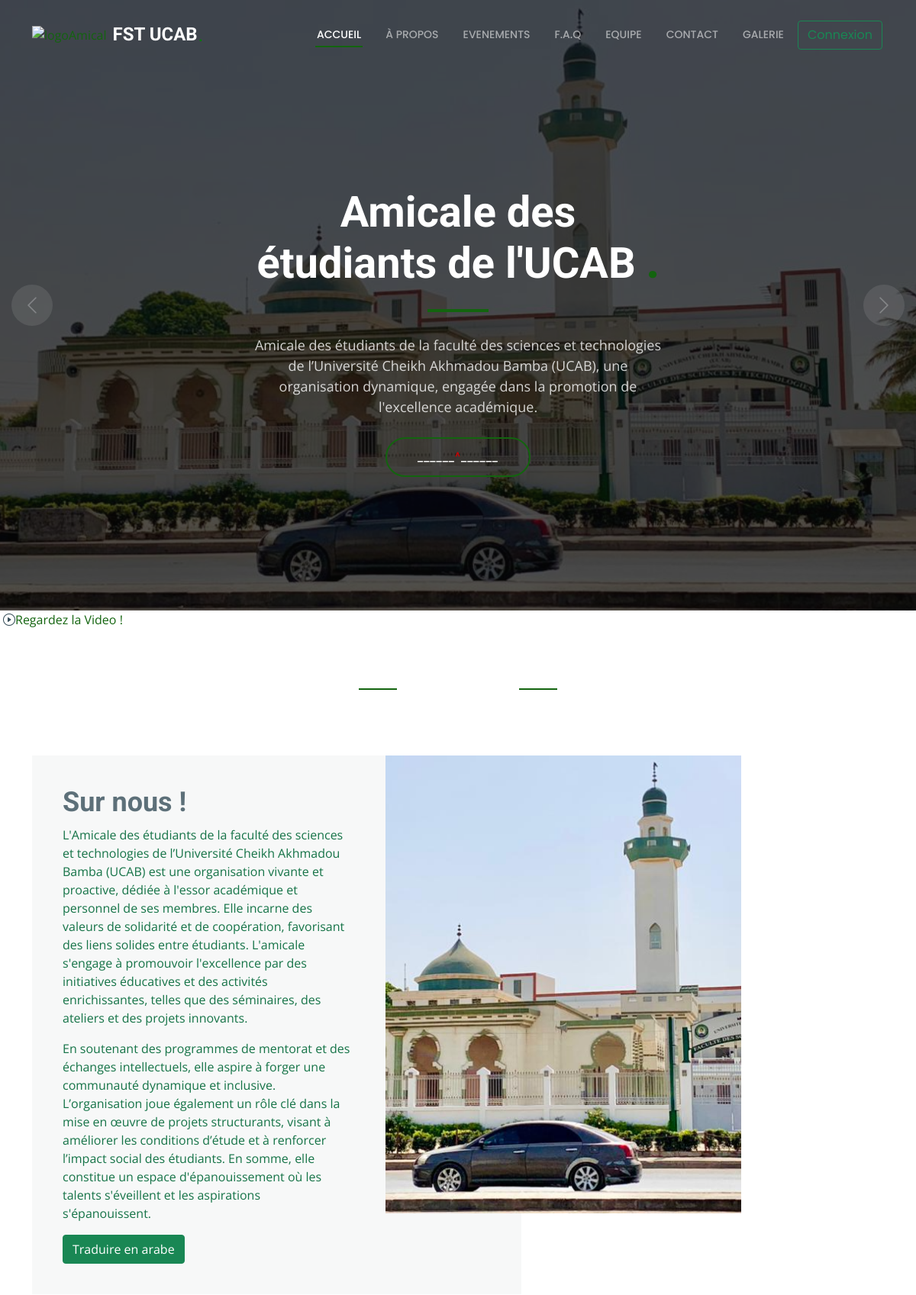
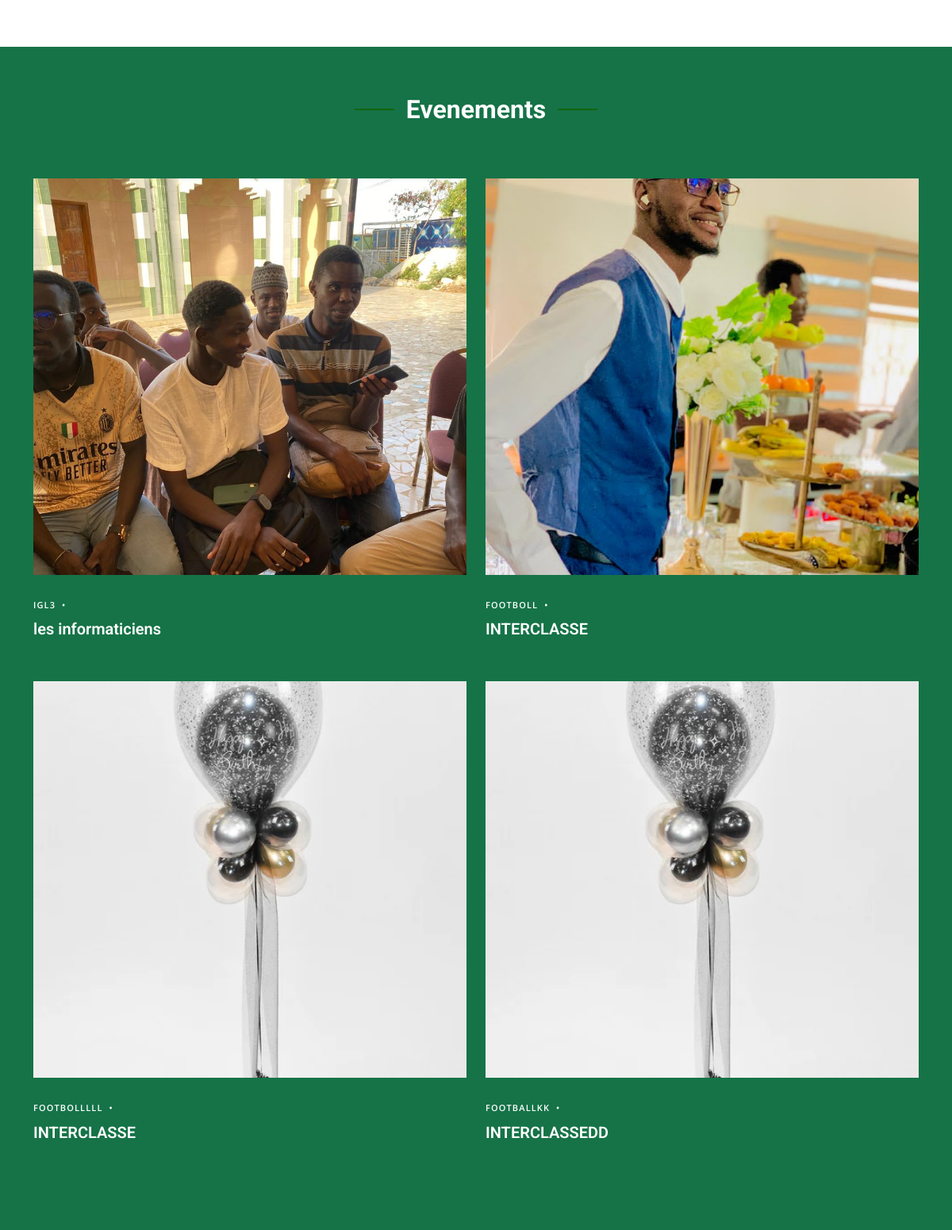
The page / (upper part) on the database its author committed (2 pictures, top to bottom).
### tables this page shows
CREATE TABLE `evenments` (
  `id_evenment` int(11) NOT NULL,
  `nom` varchar(100) NOT NULL,
  `description` text NOT NULL,
  `photo` varchar(100) NOT NULL,
  `etat` int(11) NOT NULL DEFAULT 1,
  `created_at` datetime DEFAULT NULL,
  `updated_at` datetime DEFAULT NULL,
  `deleted_at` datetime DEFAULT NULL,
  `created_by` int(11) DEFAULT NULL,
  `updated_by` int(11) DEFAULT NULL,
  `deleted_by` int(11) DEFAULT NULL
);

### model/db.php (called while the page is built)
<?php
    function getConnexion()
    {
        $host = "localhost";
        $dbname = "ucab_amical";
        $user = "root";
        $password = "";
        $dsn = "mysql:host=$host; dbname=$dbname;";
        try {
            $db = new PDO($dsn, $user, $password);
        } catch (PDOException $error) {
            die("Erreur de connexion a la base de donnees :" . $error->getMessage());
        }
        return $db;
    }
?>

### model/evenmentDB.php (called while the page is built, shortened)
<?php
require_once("db.php") ;
function getAllEvenment()
{
$requete = "SELECT * FROM evenments WHERE etat = 1";
try {
return getConnexion()->query($requete);
} catch (PDOException $error) {
die("Erreur lors de la recuperation de la liste des evennements :" . $error->getMessage());
}
}
?>

### view/sections/vitrine/evenements.php (the view, shortened to what this page needs)
<?php
require_once(__DIR__ . "/../../../model/evenmentDB.php");
$listeEvenments = getAllEvenment()->fetchAll();
?>
<section id="trending-category" class="trending-category section">
        <div class="section-title">
            <h2>Evenements</h2>
        </div>
    <div class="container" data-aos="fade-up" data-aos-delay="100">
        <div class="row">
            <?php
            foreach ($listeEvenments as $evenment) {
            ?>
            <div class="col-lg-6 mb-4">
                <div class="post-entry">
                    <a href="#">
                        <img src="public/images/<?= $evenment['photo']?>" alt="" class="img-fluid"
                            style="width: 640px; height: 500px; object-fit: cover;">
                    </a>
                    <div class="post-meta">
                        <span class="date"><?= $evenment['nom']?></span>
                        <span class="mx-1">•</span>
                    </div>
                    <h2><?= $evenment['description']?></h2>
                </div>
            </div>
            <?php
            }
            ?>
        </div>
    </div>
</section>

### UpConstruction/assets/css/main.css (style rules this page uses)
:root { --default-font: "Open Sans", system-ui, -apple-system, "Segoe UI", Roboto, "Helvetica Neue", Arial, "Noto Sans", "Liberation Sans", sans-serif, "Apple Color Emoji", "Segoe UI Emoji", "Segoe UI Symbol", "Noto Color Emoji"; --heading-font: "Roboto", sans-serif; --nav-font: "Poppins", sans-serif; }
:root { --background-color: #ffffff; --default-color: #364d59; --heading-color: #52565e; --accent-color: #13640F; --surface-color: #ffffff; --contrast-color: #ffffff; }
:root { --nav-color: rgba(255, 255, 255, 0.55); --nav-hover-color: #ffffff; --nav-mobile-background-color: #ffffff; --nav-dropdown-background-color: #ffffff; --nav-dropdown-color: #212529; --nav-dropdown-hover-color: #13640F; }
:root { scroll-behavior: smooth; }
body { color: var(--default-color); background-color: var(--background-color); font-family: var(--default-font); }
a { color: var(--accent-color); text-decoration: none; transition: 0.3s; }
h1, h2, h3, h4, h5, h6 { color: var(--heading-color); font-family: var(--heading-font); }
section, .section { color: var(--default-color); background-color: var(--background-color); padding: 60px 0; scroll-margin-top: 92px; overflow: clip; }
.section-title { text-align: center; padding-bottom: 60px; position: relative; }
.section-title h2 { font-size: 32px; font-weight: 700; position: relative; }
.section-title h2:before, .section-title h2:after { content: ""; width: 50px; height: 2px; background: var(--accent-color); display: inline-block; }
.section-title h2:before { margin: 0 15px 10px 0; }
.section-title h2:after { margin: 0 0 10px 15px; }

### view/sections/vitrine/evenements.php (style rules this page uses)
.trending-category { background-color: #157347; }
.trending-category h2, span { color: white; }
.trending-category .post-entry { margin-bottom: 30px; }
.trending-category .post-entry img { margin-bottom: 30px; }
.trending-category .post-entry h2 { margin-bottom: 20px; font-size: 20px; font-weight: 600; line-height: 1.2; }
.trending-category .post-meta { font-size: 11px; letter-spacing: 0.07rem; text-transform: uppercase; font-weight: 600; color: color-mix(in srgb, var(--default-color), transparent 50%); margin-bottom: 10px; }

### view/sections/vitrine/equipe.php (style rules this page uses)
h2 { color: #157347 }

### view/sections/vitrine/contact.php (style rules this page uses)
h2 { color: white; }

### rows shown on the page
evenments: photo (picture), nom "IGL3", description "les informaticiens"
evenments: photo (picture), nom "FOOTBOLL", description "INTERCLASSE"
evenments: photo (picture), nom "FOOTBOLLLLL", description "INTERCLASSE"
evenments: photo (picture), nom "FOOTBALLKK", description "INTERCLASSEDD"
